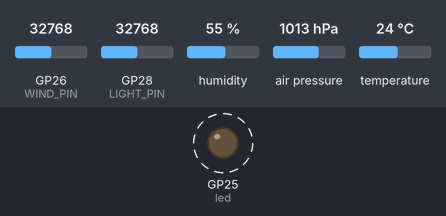
A program run on a simulated Raspberry Pi Pico running MicroPython. Shown: output pins drawn as LEDs (lit = HIGH). Dashed ring = blinking. The inputs (shaded band) are chosen by the test bench; at power-on: GP26 (WIND_PIN) = 32768, GP28 (LIGHT_PIN) = 32768, humidity 55 %, air pressure 1013 hPa, temperature 24 °C (analog values on the 0–65535 scale). What the program prints to the serial console is not drawn.

Above: at 0.4 s.
Timing chart, 0 to 4.6 s (numbered marks = the images above):
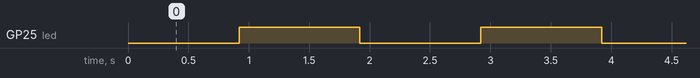

Measured:
- by itself, GP25 (led): alternates HIGH for 1.0 s and LOW for 1.0 s

The program:

main.py
```python
# main.py - pico-weather firmware for the FSO observatory weather logger.
#
# MicroPython on a Raspberry Pi Pico W. Save on the Pico as main.py so it
# starts at power-up. Prints newline-terminated ASCII on USB serial:
#
#   # pico-weather v3.2 wind=10Hz anemo=4-20mA shunt=165.0ohm range=30.0m/s zero=3.72mA light=ldr baro=BME280 dht=yes ...
#   W,t_ms,v_adc,i_ma,wind_ms,clip                          10 Hz
#   E,t_ms,dht_c,dht_rh,baro_hpa,baro_c,light_v,light_x,baro_rh   1 Hz
#
# baro_rh (v3.1+) is BME280 relative humidity; empty with a BMP280.
# An empty field means the sensor is missing or the read failed (never 0).
# The header is repeated every HEADER_EVERY_S so a host that connects late
# still receives it. Other "#" lines are informational; "# warning ..." lines
# report a wind signal frozen at a fixed level (the sensor is not measuring).
#
# Wiring (see the FSO observatory schematic):
#   GP26 / ADC0  WIND   4-20 mA loop across 2 x 330 ohm in parallel (165 ohm)
#   GP28 / ADC2  LIGHT  LDR from 3V3, R_LIGHT to AGND (brighter -> higher V)
#   GP20         SDA    BMP280/BME280, address 0x76 (SDO to GND)
#   GP21, GP17   SCL and DHT11 data; detected at start-up, so either way round works

import time
import struct
import machine
from machine import ADC, I2C, Pin

VERSION = "v3.2"
ANEMO_RANGE = 30.0      # m/s over the 16 mA span
# Loop current this circuit reads with the cups at rest. Measured 3.72 mA (0.614 V)
# on 22 Oct, 29 Oct and 10 Nov 2026, not the nominal 4.00 mA; with 4.00 the first
# 0.5 m/s read as zero. To re-measure: hold the cups still for a minute and take the
# mean i_ma of the W lines. Nothing is zeroed automatically at start-up.
ANEMO_ZERO_MA = 3.72
ANEMO_SPAN_MA = 16.0
SHUNT_OHM = 165.0       # 2 x 330 ohm in parallel
LIGHT_MODE = "ldr"      # "ldr" or "bpw34"
R_LIGHT = 1000.0        # ohm, divider/load resistor on LIGHT
VREF = 3.3              # ADC_VREF is not connected: the ADC uses the 3V3 rail
WIND_PIN = 26
LIGHT_PIN = 28
SDA_PIN = 20
SCL_DHT_PINS = (21, 17)  # schematic: SCL=GP21, DHT=GP17
BARO_ADDR = 0x76
ADC_SAMPLES = 16        # averaged per reading
CLIP_RAW = 65200        # raw u16 at or above this is treated as the ADC rail
LOOP_FAULT_MA = 3.2     # below this the loop is open or unpowered: wind empty
FROZEN_WINDOW = 600     # W samples (60 s) per frozen-signal check
FROZEN_SD_V = 0.006     # ADC noise alone is about 0.003 V
FROZEN_ABOVE_MA = 1.0   # only when this far above zero: a still anemometer is flat too
WIND_PERIOD_MS = 100
ENV_EVERY = 10          # E line every 10th W line (1 Hz)
HEADER_EVERY_S = 60


def fmt(value, digits):
    return "" if value is None else "%.*f" % (digits, value)


def read_adc(adc):
    total, clipped = 0, False
    for _ in range(ADC_SAMPLES):
        raw = adc.read_u16()
        total += raw
        clipped = clipped or raw >= CLIP_RAW
    return total / ADC_SAMPLES * VREF / 65535, clipped


class Baro:
    """BMP280 (chip id 0x58) or BME280 (0x60, which also measures humidity)."""

    def __init__(self, i2c):
        self.i2c = i2c
        chip = i2c.readfrom_mem(BARO_ADDR, 0xD0, 1)[0]
        self.name = {0x58: "BMP280", 0x60: "BME280"}.get(chip)
        if self.name is None:
            raise OSError("unknown barometer chip id 0x%02x" % chip)
        self.cal = struct.unpack("<HhhHhhhhhhhh", i2c.readfrom_mem(BARO_ADDR, 0x88, 24))
        self.humidity = chip == 0x60
        if self.humidity:
            h1 = i2c.readfrom_mem(BARO_ADDR, 0xA1, 1)[0]
            e = i2c.readfrom_mem(BARO_ADDR, 0xE1, 7)
            self.hcal = (h1, struct.unpack("<h", e[0:2])[0], e[2],
                         (struct.unpack("b", e[3:4])[0] << 4) | (e[4] & 0x0F),
                         (struct.unpack("b", e[5:6])[0] << 4) | (e[4] >> 4),
                         struct.unpack("b", e[6:7])[0])
            i2c.writeto_mem(BARO_ADDR, 0xF2, b"\x01")   # humidity x1; must precede ctrl_meas
        i2c.writeto_mem(BARO_ADDR, 0xF5, b"\x20")       # standby 62.5 ms, IIR filter off
        i2c.writeto_mem(BARO_ADDR, 0xF4, b"\x4f")       # temp x2, pressure x4, normal mode

    def read(self):
        """Return (pressure hPa, temperature degC, RH %) with the Bosch integer compensation."""
        T1, T2, T3, P1, P2, P3, P4, P5, P6, P7, P8, P9 = self.cal
        d = self.i2c.readfrom_mem(BARO_ADDR, 0xF7, 8 if self.humidity else 6)
        adc_p = (d[0] << 12) | (d[1] << 4) | (d[2] >> 4)
        adc_t = (d[3] << 12) | (d[4] << 4) | (d[5] >> 4)
        if adc_t == 0x80000:
            return None, None, None                      # measurement skipped / not ready
        v1 = (((adc_t >> 3) - (T1 << 1)) * T2) >> 11
        v2 = (((((adc_t >> 4) - T1) * ((adc_t >> 4) - T1)) >> 12) * T3) >> 14
        t_fine = v1 + v2
        temp_c = ((t_fine * 5 + 128) >> 8) / 100
        rh = None
        if self.humidity and ((d[6] << 8) | d[7]) != 0x8000:
            H1, H2, H3, H4, H5, H6 = self.hcal
            x = t_fine - 76800
            x = (((((((d[6] << 8) | d[7]) << 14) - (H4 << 20) - (H5 * x)) + 16384) >> 15) *
                 (((((((x * H6) >> 10) * (((x * H3) >> 11) + 32768)) >> 10) + 2097152) * H2 + 8192) >> 14))
            x = x - (((((x >> 15) * (x >> 15)) >> 7) * H1) >> 4)
            rh = (max(0, min(x, 419430400)) >> 12) / 1024
        pressure = None
        v1 = t_fine - 128000
        v2 = v1 * v1 * P6 + ((v1 * P5) << 17) + (P4 << 35)
        v1 = ((v1 * v1 * P3) >> 8) + ((v1 * P2) << 12)
        v1 = (((1 << 47) + v1) * P1) >> 33
        if v1 != 0 and adc_p != 0x80000:
            p = 1048576 - adc_p
            p = (((p << 31) - v2) * 3125) // v1
            v1 = (P9 * (p >> 13) * (p >> 13)) >> 25
            v2 = (P8 * p) >> 19
            pressure = (((p + v1 + v2) >> 8) + (P7 << 4)) / 25600
        return pressure, temp_c, rh


def find_baro():
    """Try SCL on each candidate pin; the other one is the DHT11 data line."""
    for attempt in range(3):
        for scl in SCL_DHT_PINS:
            try:
                i2c = I2C(0, sda=Pin(SDA_PIN), scl=Pin(scl), freq=100000)
                if BARO_ADDR in i2c.scan():
                    return Baro(i2c), scl
            except OSError:
                pass
            # Clocking the DHT11 line can start a DHT11 reply; detach the pin
            # and let that finish before the next attempt.
            Pin(scl, Pin.IN)
            time.sleep_ms(50)
    Pin(SDA_PIN, Pin.IN)
    return None, None


def read_dht11(pin):
    """Return (temperature degC, RH %) as integers.

    Replaces dht.DHT11.measure(), which blocks for about 270 ms (a fixed
    250 ms wait) and would stall the 10 Hz wind stream. This takes ~25 ms.
    """
    pin.init(Pin.OUT, value=0)
    time.sleep_ms(20)                       # start signal: low for >= 18 ms
    pulses = []
    irq = machine.disable_irq()             # about 5 ms with interrupts off
    try:
        pin.init(Pin.IN, Pin.PULL_UP)
        for _ in range(41):                 # 80 us response pulse, then 40 data bits
            pulses.append(machine.time_pulse_us(pin, 1, 200))
    finally:
        machine.enable_irq(irq)
    if min(pulses) < 0:
        raise OSError("DHT11 timeout")
    data = bytearray(5)
    for i, width in enumerate(pulses[1:]):
        if width > 48:                      # 26-28 us = 0, 70 us = 1
            data[i // 8] |= 0x80 >> (i % 8)
    if (data[0] + data[1] + data[2] + data[3]) & 0xFF != data[4]:
        raise OSError("DHT11 checksum")
    return data[2], data[0]


def wind_from_volts(v):
    """(loop current mA, wind m/s or None) from the shunt voltage."""
    i_ma = v / SHUNT_OHM * 1000
    if i_ma < LOOP_FAULT_MA:
        return i_ma, None
    return i_ma, max(0.0, (i_ma - ANEMO_ZERO_MA) / ANEMO_SPAN_MA * ANEMO_RANGE)


class FrozenCheck:
    """Flags a wind signal that sits at one level well above zero for a whole window.

    Real wind always fluctuates. After some power-ups this sensor has held a fixed
    current (9.2 and 13.3 mA seen, flat to 3 mV), which would be logged as steady wind.
    """

    def __init__(self):
        self.reset(0.0)

    def reset(self, origin):
        self.n, self.total, self.squares, self.origin = 0, 0.0, 0.0, origin

    def add(self, v):
        """Add one sample; returns a warning string at the end of a frozen window, else None."""
        if self.n == 0:
            self.origin = v  # Sum deviations from the first sample: small numbers for 32-bit floats
        d = v - self.origin
        self.n += 1
        self.total += d
        self.squares += d * d
        if self.n < FROZEN_WINDOW:
            return None
        mean = self.total / self.n
        sd = max(0.0, self.squares / self.n - mean * mean) ** 0.5
        i_ma = (self.origin + mean) / SHUNT_OHM * 1000
        self.reset(0.0)
        if sd < FROZEN_SD_V and i_ma > ANEMO_ZERO_MA + FROZEN_ABOVE_MA:
            return "# warning wind_frozen level=%.2fmA sd=%.4fV over %ds: sensor not measuring, re-plug or power-cycle it" % (
                i_ma, sd, FROZEN_WINDOW * WIND_PERIOD_MS // 1000)
        return None


def header(baro, scl, dht_pin):
    return ("# pico-weather %s wind=%dHz anemo=4-20mA shunt=%.1fohm range=%.1fm/s zero=%.2fmA light=%s r_light=%.0fohm "
            "baro=%s dht=%s pins=wind:GP%d,light:GP%d,sda:GP%d,scl:%s,dht:GP%d"
            % (VERSION, 1000 // WIND_PERIOD_MS, SHUNT_OHM, ANEMO_RANGE, ANEMO_ZERO_MA, LIGHT_MODE, R_LIGHT,
               baro.name if baro else "none", "yes", WIND_PIN, LIGHT_PIN, SDA_PIN,
               "GP%d" % scl if scl is not None else "none", dht_pin))


def main():
    wind_adc, light_adc = ADC(Pin(WIND_PIN)), ADC(Pin(LIGHT_PIN))
    led = Pin("LED", Pin.OUT)
    baro, scl = find_baro()
    dht_pin = SCL_DHT_PINS[1] if scl == SCL_DHT_PINS[0] else SCL_DHT_PINS[0]
    sensor = Pin(dht_pin, Pin.IN, Pin.PULL_UP)
    head = header(baro, scl, dht_pin)
    print(head)
    if baro is None:
        print("# barometer not found at 0x%02x on SDA GP%d with SCL on GP%d or GP%d" % ((BARO_ADDR, SDA_PIN) + SCL_DHT_PINS))
    elif scl != SCL_DHT_PINS[0]:
        print("# note: SCL found on GP%d and DHT11 on GP%d (swapped relative to the schematic)" % (scl, dht_pin))

    tick = 0
    frozen = FrozenCheck()
    next_ms = time.ticks_ms()
    last_header = time.ticks_ms()
    while True:
        wait = time.ticks_diff(next_ms, time.ticks_ms())
        if wait > 0:
            time.sleep_ms(wait)
        now = time.ticks_ms()
        next_ms = time.ticks_add(next_ms, WIND_PERIOD_MS)
        if time.ticks_diff(now, next_ms) > 1000:
            next_ms = time.ticks_add(now, WIND_PERIOD_MS)   # resynchronise after a stall

        v, clipped = read_adc(wind_adc)
        i_ma, wind = wind_from_volts(v)
        print("W,%d,%.4f,%.3f,%s,%d" % (now, v, i_ma, fmt(wind, 3), 1 if clipped else 0))
        warning = frozen.add(v)
        if warning:
            print(warning)

        tick += 1
        if tick % ENV_EVERY:
            continue
        led.toggle()
        dht_c = dht_rh = None
        try:
            dht_c, dht_rh = read_dht11(sensor)
            if dht_rh == 0:
                dht_rh = None   # DHT11 cannot measure below about 20 %RH; 0 means out of range
        except OSError:
            pass
        baro_hpa = baro_c = baro_rh = None
        if baro is None and tick % (ENV_EVERY * 30) == 0:
            baro, scl = find_baro()   # retry every 30 s if it was missing at boot
        if baro is not None:
            try:
                baro_hpa, baro_c, baro_rh = baro.read()
            except OSError:
                baro = None
        light_v, _ = read_adc(light_adc)
        if LIGHT_MODE == "bpw34":
            light_x = light_v / R_LIGHT * 1e6                                   # photocurrent, uA
        else:
            light_x = R_LIGHT * (VREF - light_v) / light_v if light_v > 0.005 else None  # LDR ohm
        print("E,%d,%s,%s,%s,%s,%.3f,%s,%s" % (now, "" if dht_c is None else "%d" % dht_c,
                                                "" if dht_rh is None else "%d" % dht_rh,
                                                fmt(baro_hpa, 2), fmt(baro_c, 2), light_v, fmt(light_x, 1),
                                                fmt(baro_rh, 1)))
        if time.ticks_diff(now, last_header) >= HEADER_EVERY_S * 1000:
            last_header = now
            print(head)


if __name__ == "__main__":  # True when MicroPython runs main.py at power-up
    main()
```
